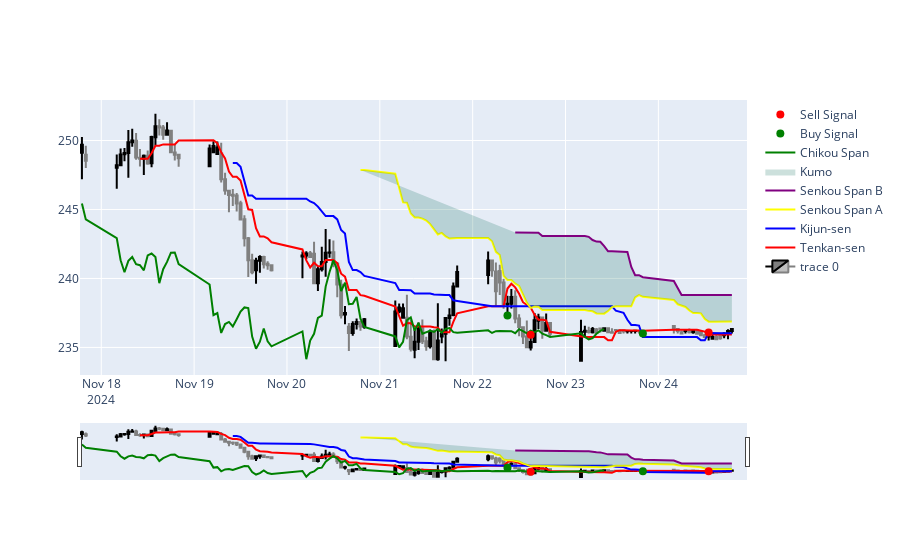

Here is the notebook cell this chart was saved with:
### Code cell
import plotly.graph_objects as go

fig = go.Figure(data=[go.Candlestick(x=df.index,
                open=df['Open'],
                high=df['Max'],
                low=df['Min'],
                close=df['Close'],
                increasing_line_color='black',
                decreasing_line_color='grey')])

fig.add_trace(go.Scatter(x=df.index, y=df['Tenkan-sen'], mode='lines', name='Tenkan-sen', line=dict(color='red')))
fig.add_trace(go.Scatter(x=df.index, y=df['Kijun-sen'], mode='lines', name='Kijun-sen', line=dict(color='blue')))

fig.add_trace(go.Scatter(x=df.index, y=df['Senkou Span A'], mode='lines', name='Senkou Span A', line=dict(color='yellow')))
fig.add_trace(go.Scatter(x=df.index, y=df['Senkou Span B'], mode='lines', name='Senkou Span B', line=dict(color='purple')))

fig.add_trace(go.Scatter(x=df.index, y=df['Senkou Span A'], fill='tonexty', fillcolor='rgba(0,100,80,0.2)', line=dict(color='rgba(255,257,255,0)'), name='Kumo'))

fig.add_trace(go.Scatter(x=df.index, y=df['Chikou Span'], mode='lines', name='Chikou Span', line=dict(color='green')))

buySignals = (df['Tenkan-sen'] > df['Kijun-sen']) & (df['Tenkan-sen'].shift(1) <= df['Kijun-sen'].shift(1))
sellSignals = (df['Tenkan-sen'] < df['Kijun-sen']) & (df['Tenkan-sen'].shift(1) >= df['Kijun-sen'].shift(1))

fig.add_trace(go.Scatter(x=df.index[buySignals], y=df['Min'][buySignals], mode='markers', marker=dict(color='green', size=8), name='Buy Signal'))
fig.add_trace(go.Scatter(x=df.index[sellSignals], y=df['Max'][sellSignals], mode='markers', marker=dict(color='red', size=8), name='Sell Signal'))

fig.show()
